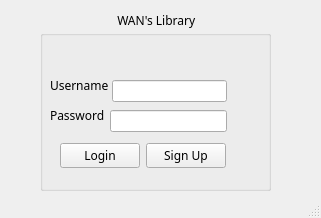
<?xml version="1.0" encoding="UTF-8"?>
<ui version="4.0">
 <class>MainWindow</class>
 <widget class="QMainWindow" name="MainWindow">
  <property name="geometry">
   <rect>
    <x>0</x>
    <y>0</y>
    <width>321</width>
    <height>218</height>
   </rect>
  </property>
  <property name="font">
   <font>
    <family>Segoe MDL2 Assets</family>
    <underline>false</underline>
   </font>
  </property>
  <property name="windowTitle">
   <string>MainWindow</string>
  </property>
  <widget class="QWidget" name="centralwidget">
   <widget class="QGroupBox" name="groupBox">
    <property name="geometry">
     <rect>
      <x>40</x>
      <y>30</y>
      <width>231</width>
      <height>161</height>
     </rect>
    </property>
    <property name="styleSheet">
     <string notr="true"/>
    </property>
    <property name="title">
     <string/>
    </property>
    <widget class="QLabel" name="label">
     <property name="geometry">
      <rect>
       <x>10</x>
       <y>40</y>
       <width>61</width>
       <height>31</height>
      </rect>
     </property>
     <property name="text">
      <string>Username</string>
     </property>
    </widget>
    <widget class="QLabel" name="label_2">
     <property name="geometry">
      <rect>
       <x>10</x>
       <y>70</y>
       <width>61</width>
       <height>31</height>
      </rect>
     </property>
     <property name="text">
      <string>Password</string>
     </property>
    </widget>
    <widget class="QLineEdit" name="lineEdit_username">
     <property name="geometry">
      <rect>
       <x>72</x>
       <y>50</y>
       <width>115</width>
       <height>22</height>
      </rect>
     </property>
    </widget>
    <widget class="QLineEdit" name="lineEdit_password">
     <property name="geometry">
      <rect>
       <x>70</x>
       <y>80</y>
       <width>117</width>
       <height>22</height>
      </rect>
     </property>
    </widget>
    <widget class="QWidget" name="layoutWidget">
     <property name="geometry">
      <rect>
       <x>20</x>
       <y>110</y>
       <width>166</width>
       <height>31</height>
      </rect>
     </property>
     <layout class="QHBoxLayout" name="horizontalLayout_3">
      <item>
       <widget class="QPushButton" name="pushButton">
        <property name="text">
         <string>Login</string>
        </property>
       </widget>
      </item>
      <item>
       <widget class="QPushButton" name="pushButton_2">
        <property name="text">
         <string>Sign Up</string>
        </property>
       </widget>
      </item>
     </layout>
    </widget>
   </widget>
   <widget class="QLabel" name="label_3">
    <property name="geometry">
     <rect>
      <x>80</x>
      <y>10</y>
      <width>131</width>
      <height>20</height>
     </rect>
    </property>
    <property name="text">
     <string>            WAN's Library</string>
    </property>
   </widget>
  </widget>
  <widget class="QStatusBar" name="statusbar"/>
 </widget>
 <resources/>
 <connections/>
</ui>
